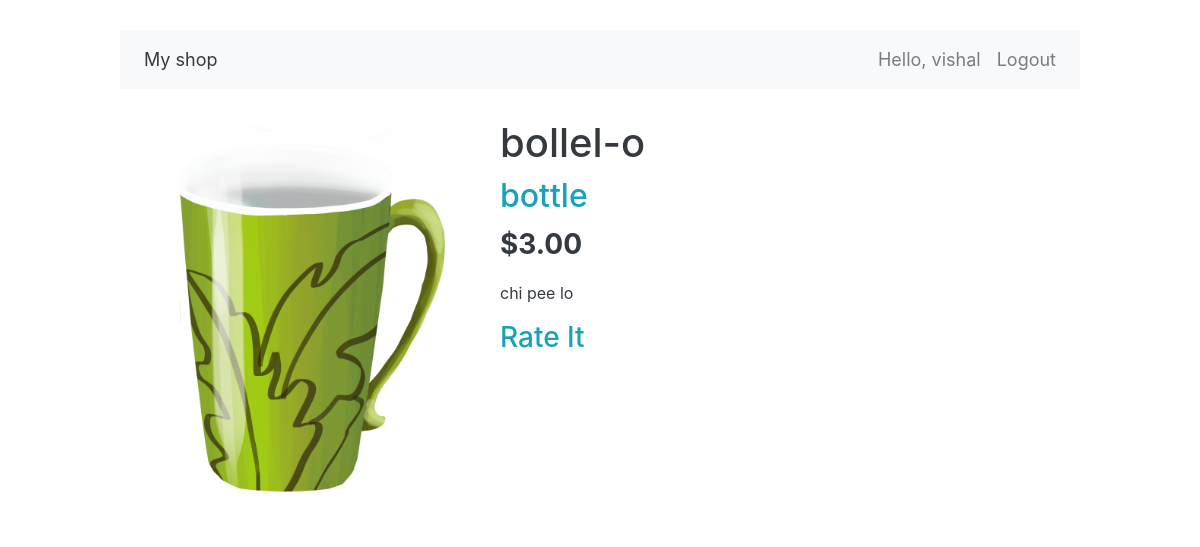
Page /5/bollel-o/ (signed in) on the committed database.
### spm_ck/models.py (models this page shows, shortened)
class Product(models.Model):
    category = models.ForeignKey(Category,
                                 related_name='products',
                             on_delete=models.CASCADE)
    name = models.CharField(max_length=200, db_index=True)
    slug = models.SlugField(max_length=200, db_index=True)
    image = models.ImageField(upload_to='products/%Y/%m/%d',
                              blank=True)
    description = models.TextField(blank=True)
    price = models.DecimalField(max_digits=10, decimal_places=2)
    available = models.BooleanField(default=True)
    created = models.DateTimeField(auto_now_add=True)
    updated = models.DateTimeField(auto_now=True)
    class Meta:
        ordering = ('name',)
        index_together = (('id', 'slug'),)

class Category(models.Model):
    name = models.CharField(max_length=200,
                            db_index=True)
    slug = models.SlugField(max_length=200,
                            unique=True)
    class Meta:
        ordering = ('name',)
        verbose_name = 'category'
        verbose_name_plural = 'categories'
    def __str__(self):
        return self.name
    def get_absolute_url(self):
            return reverse('spm_ck:product_list_by_category',
                           args=[self.slug])

### spm_ck/views.py (the view)
# urls.py: path('<int:id>/<slug:slug>/', views.product_detail,name='product_detail'),
@login_required(login_url='spm_ck:login')
def product_detail(request, id, slug):
	B=Product.objects.get(pk=id)
	A = Rating.objects.filter(rated_product=B)
	product = get_object_or_404(Product,
		                id=id,
		                slug=slug,
		                available=True)
	return render(request,
		  'spm_ck/product/detail.html',
		  {'product': product,'A': A})

### spm_ck/templates/spm_ck/product/detail.html (shortened to what this page needs)
{% extends "spm_ck/base.html" %}
{% load static %}
{% block content %}
<div class="text-dark">
  <div class="product-detail">
    <img src="{% if product.image %}{{ product.image.url }}{% else %}{% static 'img/no_image.png' %}{% endif %}">
    <h1>{{ product.name }}</h1>
    <h2><a href="{{ product.category.get_absolute_url }}" class="text-info">{{ product.category }}</a></h2>
    <p class="price text-dark" >${{ product.price }}</p>
    {{ product.description|linebreaks }}
    <h3><a href="/{{ product.id }}/create_order" class="text-info effect-underline" >Rate It</a></h3>
  </div>
</div>
{% endblock %}

### spm_ck/templates/spm_ck/base.html (shortened to what this page needs)
{% load static %}
<!DOCTYPE html>
<html>
<head>
  <link href="{% static 'css/base.css' %}" rel="stylesheet">
  <link rel="stylesheet" href="https://maxcdn.bootstrapcdn.com/bootstrap/4.0.0/css/bootstrap.min.css">
  <link href="https://cdn.jsdelivr.net/npm/bootstrap@5.0.0-beta1/dist/css/bootstrap.min.css" rel="stylesheet">
  <link rel="stylesheet" href="https://stackpath.bootstrapcdn.com/bootstrap/4.5.2/css/bootstrap.min.css">
  <link rel="stylesheet" href="https://maxcdn.bootstrapcdn.com/font-awesome/4.7.0/css/font-awesome.min.css">
</head>
<body>
  <div id="header" class="bs-example">
    <nav class="navbar navbar-expand-md navbar-light bg-light">
        <div class="collapse navbar-collapse" id="navbarCollapse">
            <div class="navbar-nav">
                <a href="/" class="nav-item nav-link brand-logo text-dark">My shop</a>
            </div>
            <div class="navbar-nav ml-auto">
                <span class="nav-item nav-link">Hello, {{request.user}}</span>
                <a href="{% url 'spm_ck:logout' %}" class="nav-item nav-link">Logout</a>
            </div>
        </div>
    </nav>
  </div>
  <div id="content">
    {% block content %}
    {% endblock %}
  </div>
</body>
</html>

### spm_ck/static/css/base.css (style rules this page uses)
body { background-color: #ecf0f1 ; margin:0; padding:0; font-family:helvetica, sans-serif; }
h1, h2, h3, h4, h5 , h6 { font-family: 'Ubuntu', sans-serif; font-weight:normal; }
a { text-decoration:none; color:#5993bb; }
#header { padding:10px 100px; font-size:18px; overflow:auto; }
#content { padding:0 100px; overflow:hidden; }
.product-detail { text-align:justify; }
.product-detail .price { color:#333; font-size:28px; font-weight:bold; }
.product-detail img { width:40%; float:left; padding:0 20px 20px 0; }
.product-detail h1 { margin-bottom:0; }
.product-detail h2 { margin-top:10px; }

### spm_ck/templates/spm_ck/base.html (style rules this page uses)
.bs-example { margin: 20px; }

### rows in the picture
Product: image (picture), name "bollel-o", category "bottle", price "3.00", description "chi pee lo"

### other values in the picture
{{ request.user }} "vishal"
